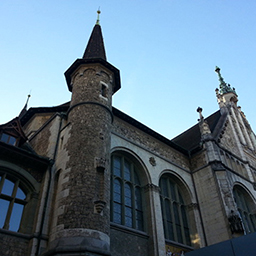
//> input picture pro17/dft_test1.jpg, 256 x 256 px
$ ./main   (built with g++ and OpenCV 4)
//> lines starting //> are read from the running program, lines starting //| are printed output that depends on the picture
#include <opencv2/opencv.hpp>
using namespace cv;
using namespace std;

void log_mag(Mat complex_mat, Mat &dst)
{
    Mat planes[2];
    split(complex_mat, planes);
    magnitude(planes[0], planes[1], dst);
    log(dst + 1, dst);
    normalize(dst, dst, 0, 255, NORM_MINMAX);
    dst.convertTo(dst, CV_8U);
}

void shuffling(Mat mag_img, Mat &dst)
{
    int cx = mag_img.cols / 2;
    int cy = mag_img.rows / 2;
    Rect q1(cx, 0, cx, cy);
    Rect q2(0, 0, cx, cy);
    Rect q3(0, cy, cx, cy);
    Rect q4(cx, cy, cx, cy);

    dst = Mat(mag_img.size(), mag_img.type());
    mag_img(q1).copyTo(dst(q3));
    mag_img(q3).copyTo(dst(q1));
    mag_img(q2).copyTo(dst(q4));
    mag_img(q4).copyTo(dst(q2));
}

Mat DFT_1D(Mat one_row, int dir)
{
    int N = (int)one_row.total();
    Mat dst(one_row.size(), CV_32FC2);

    for (int k = 0; k < N; k++)
    {
        Vec2f complex(0, 0);
        for (int n = 0; n < N; n++)
        {
            float theta = (float)(dir * -2 * CV_PI * k * n / N);
            Vec2f value = one_row.at<Vec2f>(n);
            complex[0] += value[0] * cos(theta) - value[1] * sin(theta);
            complex[1] += value[1] * cos(theta) + value[0] * sin(theta);
        }
        dst.at<Vec2f>(k) = complex;
    }
    if (dir == -1)
        dst /= N;
    return dst;
}

void DFT_2D(Mat complex_img, Mat &dst, int dir)
{
    complex_img.convertTo(complex_img, CV_32F);
    Mat tmp(complex_img.size(), CV_32FC2, Vec2f(0, 0));
    tmp.copyTo(dst);

    for (int i = 0; i < complex_img.rows; i++)
    {
        Mat one_row = complex_img.row(i);
        Mat dft_row = DFT_1D(one_row, dir);
        dft_row.copyTo(tmp.row(i));
    }

    transpose(tmp, tmp);
    for (int i = 0; i < tmp.rows; i++)
    {
        Mat one_row = tmp.row(i);
        Mat dft_row = DFT_1D(tmp.row(i), dir);
        dft_row.copyTo(dst.row(i));
    }
    transpose(dst, dst);
}

int main()
{
    Mat image = imread("/Users/Han/programming/opencv/pro17/dft_test1.jpg", 0);
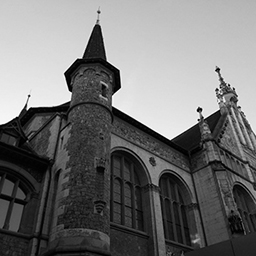
//> image: 256 rows x 256 cols, CV_8UC1; min 0, max 255, mean 115
    CV_Assert(image.data);

    Mat complex_img, dft_coef, dft_img, idft_coef, shuffling_img, idft_img[2];
    Mat tmp[] = {image, Mat::zeros(image.size(), CV_8U)};
//> tmp[1]: 256 rows x 256 cols, CV_8UC1; every value is 0
    merge(tmp, 2, complex_img);

    DFT_2D(complex_img, dft_coef, 1);
    log_mag(dft_coef, dft_img);
//> in log_mag, `split(complex_mat, planes);`:
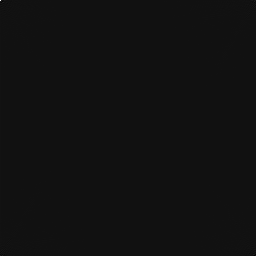
//> planes[0]: 256 rows x 256 cols, CV_32FC1; min -563744.4, max 7535799, mean 200; drawn with min black and max white
//> in log_mag, `normalize(dst, dst, 0, 255, NORM_MINMAX);`:
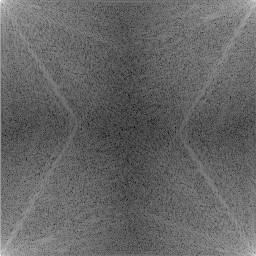
//> dst: 256 rows x 256 cols, CV_32FC1; min 0, max 255, mean 102.1
    shuffling(dft_img, shuffling_img);
//> in shuffling, `mag_img(q3).copyTo(dst(q1));`:
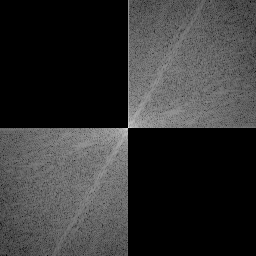
//> dst: 256 rows x 256 cols, CV_8UC1; min 0, max 237, mean 51.7
//> in shuffling, `mag_img(q2).copyTo(dst(q4));`:
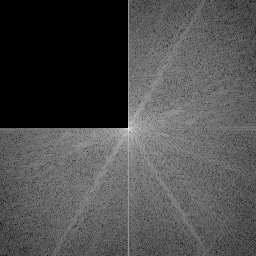
//> dst: 256 rows x 256 cols, CV_8UC1; min 0, max 255, mean 77
//> in shuffling, `mag_img(q4).copyTo(dst(q2));`:
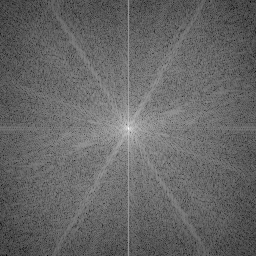
//> dst: 256 rows x 256 cols, CV_8UC1; min 0, max 255, mean 102.1

    DFT_2D(dft_coef, idft_coef, -1);
    split(idft_coef, idft_img);
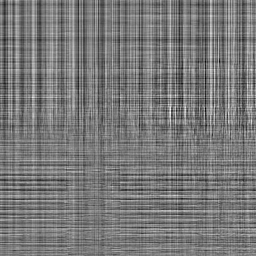
//> idft_img[1]: 256 rows x 256 cols, CV_32FC1; min -0.00859, max 0.00955, mean 1.02e-05; drawn with min black and max white
    idft_img[0].convertTo(idft_img[0], CV_8U);

    imshow("image", image);
    imshow("dft_img", dft_img);
    imshow("shuffling_img", shuffling_img);
    imshow("idft_img", idft_img[0]);
    waitKey();
    return 0;
}
